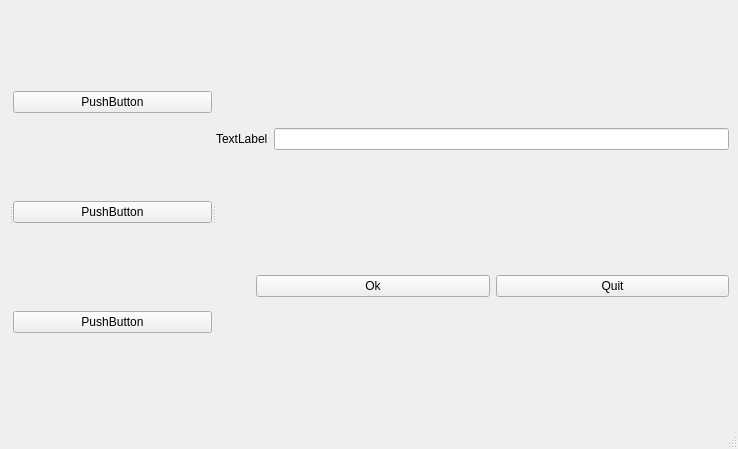
<?xml version="1.0" encoding="UTF-8"?>
<ui version="4.0">
 <class>MainWindow</class>
 <widget class="QMainWindow" name="MainWindow">
  <property name="geometry">
   <rect>
    <x>0</x>
    <y>0</y>
    <width>738</width>
    <height>449</height>
   </rect>
  </property>
  <property name="windowTitle">
   <string>MainWindow</string>
  </property>
  <widget class="QWidget" name="centralwidget">
   <layout class="QHBoxLayout" name="horizontalLayout_3">
    <item>
     <widget class="QSplitter" name="splitter">
      <property name="orientation">
       <enum>Qt::Horizontal</enum>
      </property>
      <widget class="QSplitter" name="splitter_2">
       <property name="orientation">
        <enum>Qt::Horizontal</enum>
       </property>
      </widget>
      <widget class="QWidget" name="layoutWidget">
       <layout class="QVBoxLayout" name="verticalLayout_2">
        <item>
         <widget class="QPushButton" name="pushButton_3">
          <property name="text">
           <string>PushButton</string>
          </property>
         </widget>
        </item>
        <item>
         <widget class="QPushButton" name="pushButton_4">
          <property name="text">
           <string>PushButton</string>
          </property>
         </widget>
        </item>
        <item>
         <widget class="QPushButton" name="pushButton_5">
          <property name="text">
           <string>PushButton</string>
          </property>
         </widget>
        </item>
       </layout>
      </widget>
      <widget class="QWidget" name="layoutWidget">
       <layout class="QVBoxLayout" name="verticalLayout">
        <item>
         <layout class="QHBoxLayout" name="horizontalLayout">
          <item>
           <widget class="QLabel" name="label">
            <property name="text">
             <string>TextLabel</string>
            </property>
            <property name="buddy">
             <cstring>lineEdit</cstring>
            </property>
           </widget>
          </item>
          <item>
           <widget class="QLineEdit" name="lineEdit"/>
          </item>
         </layout>
        </item>
        <item>
         <layout class="QHBoxLayout" name="horizontalLayout_2">
          <item>
           <spacer name="horizontalSpacer">
            <property name="orientation">
             <enum>Qt::Horizontal</enum>
            </property>
            <property name="sizeType">
             <enum>QSizePolicy::Preferred</enum>
            </property>
            <property name="sizeHint" stdset="0">
             <size>
              <width>40</width>
              <height>20</height>
             </size>
            </property>
           </spacer>
          </item>
          <item>
           <widget class="QPushButton" name="pushButton">
            <property name="text">
             <string>Ok</string>
            </property>
           </widget>
          </item>
          <item>
           <widget class="QPushButton" name="pushButton_2">
            <property name="text">
             <string>Quit</string>
            </property>
           </widget>
          </item>
         </layout>
        </item>
       </layout>
      </widget>
     </widget>
    </item>
   </layout>
  </widget>
  <widget class="QMenuBar" name="menubar">
   <property name="geometry">
    <rect>
     <x>0</x>
     <y>0</y>
     <width>738</width>
     <height>22</height>
    </rect>
   </property>
  </widget>
  <widget class="QStatusBar" name="statusbar"/>
 </widget>
 <tabstops>
  <tabstop>lineEdit</tabstop>
  <tabstop>pushButton</tabstop>
  <tabstop>pushButton_2</tabstop>
  <tabstop>pushButton_3</tabstop>
  <tabstop>pushButton_4</tabstop>
  <tabstop>pushButton_5</tabstop>
 </tabstops>
 <resources/>
 <connections/>
</ui>
